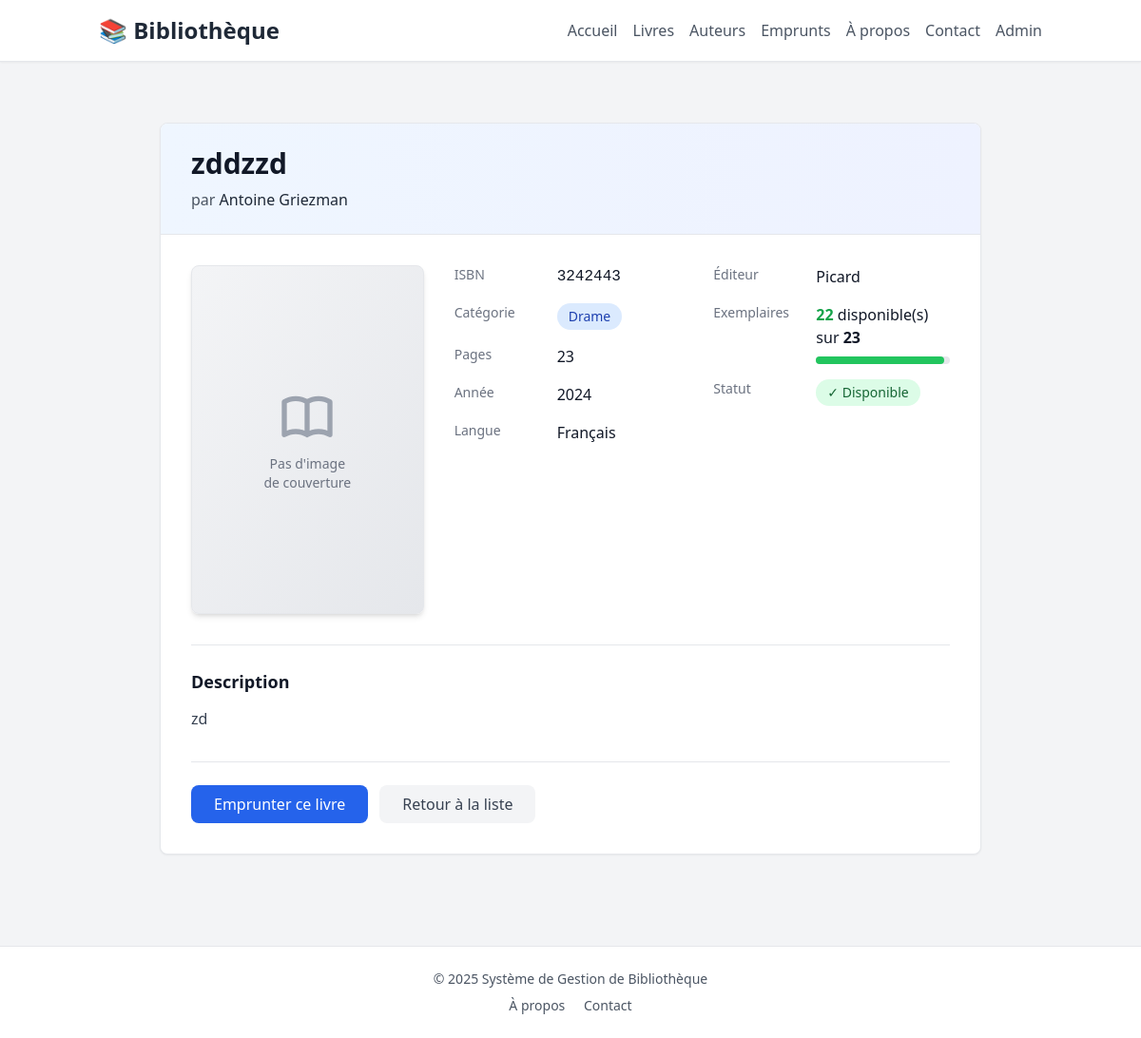
Page /book/3/ on the earlier database version.
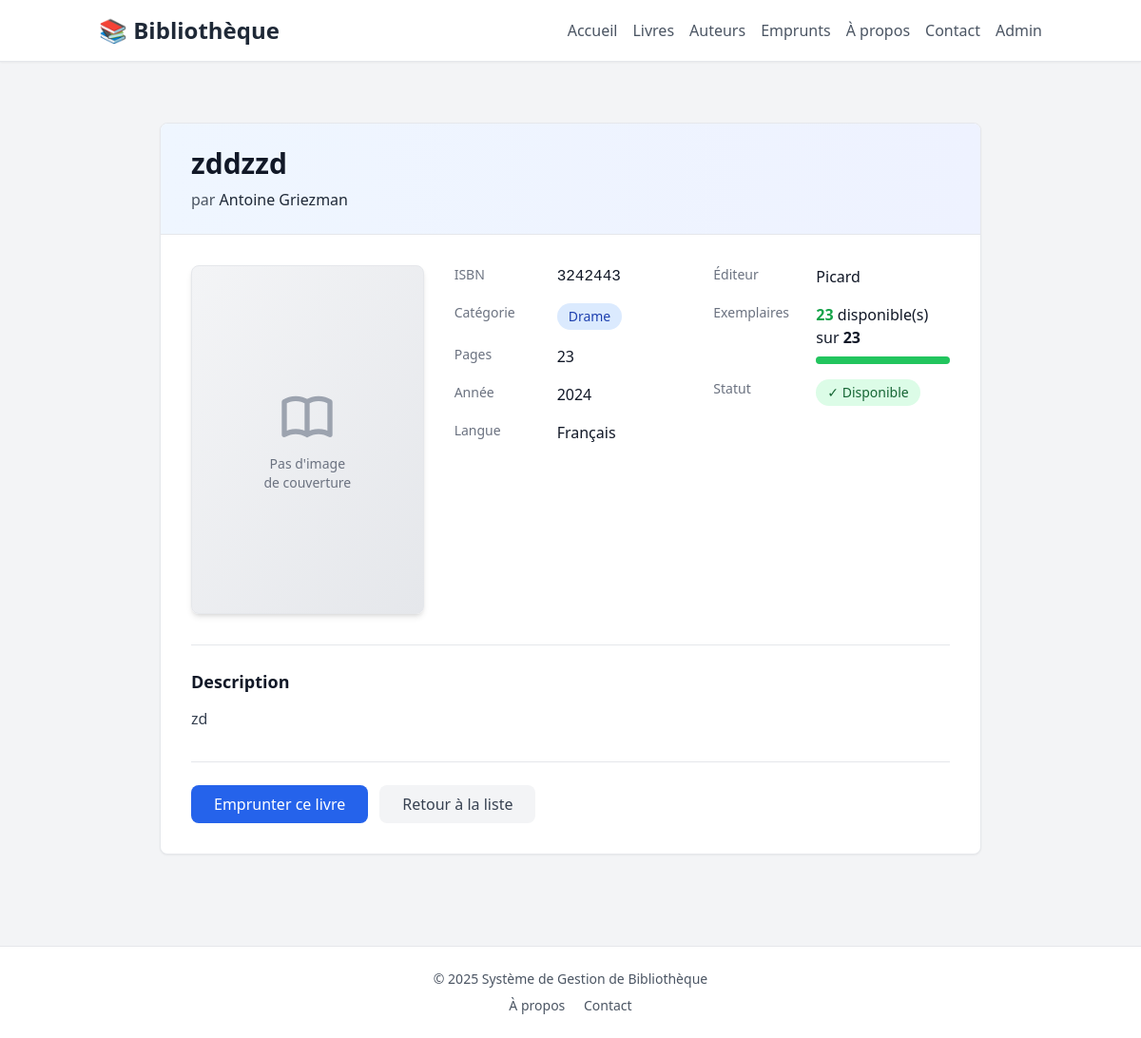
Same page on the later database version.
### book/models/book.py (models this page shows, shortened)
class Book(models.Model):
    title = models.CharField(max_length=200, verbose_name="Titre")
    isbn = models.CharField(
        max_length=13,
        unique=True,
        verbose_name="ISBN-13",
        help_text="Code ISBN au format ISBN-13 (13 caractères)",
    )
    publication_year = models.IntegerField(
        verbose_name="Année de publication",
        validators=[MinValueValidator(1450), MaxValueValidator(2100)],
    )
    author = models.ForeignKey(
        "author.Author",
        on_delete=models.CASCADE,
        related_name="books",
        verbose_name="Auteur",
    )
    category = models.ForeignKey(
        "Category",
        on_delete=models.SET_NULL,
        null=True,
        blank=True,
        related_name="books",
        verbose_name="Catégorie",
    )
    total_copies = models.PositiveIntegerField(
        verbose_name="Nombre total d'exemplaires"
    )
    available_copies = models.PositiveIntegerField(
        verbose_name="Exemplaires disponibles"
    )
    description = models.TextField(blank=True, verbose_name="Description")
    language = models.CharField(
        max_length=50, default="Français", verbose_name="Langue"
    )
    pages = models.PositiveIntegerField(
        null=True, blank=True, verbose_name="Nombre de pages"
    )
    publisher = models.CharField(
        max_length=200, blank=True, verbose_name="Maison d'édition"
    )
    cover_image = models.ImageField(
        upload_to="book_covers/",
        null=True,
        blank=True,
        verbose_name="Image de couverture",
    )
    added_date = models.DateTimeField(
        auto_now_add=True, verbose_name="Date d'ajout au catalogue"
    )
    class Meta:
        verbose_name = "Livre"
        verbose_name_plural = "Livres"
        ordering = ["title"]

### author/models.py (models this page shows, shortened)
class Author(models.Model):
    first_name = models.CharField(max_length=100, verbose_name="Prénom")
    last_name = models.CharField(max_length=100, verbose_name="Nom de famille")
    birth_date = models.DateField(verbose_name="Date de naissance")
    death_date = models.DateField(null=True, blank=True, verbose_name="Date de décès")
    nationality = models.CharField(max_length=100, verbose_name="Nationalité")
    biography = models.TextField(blank=True, verbose_name="Biographie")
    website = models.URLField(blank=True, verbose_name="Site web ou URL de référence")
    photo = models.ImageField(
        upload_to="author_photos/",
        null=True,
        blank=True,
        verbose_name="Photo de l'auteur",
    )
    class Meta:
        verbose_name = "Auteur"
        verbose_name_plural = "Auteurs"
        ordering = ["last_name", "first_name"]
        unique_together = ["first_name", "last_name"]
    @property
    def name(self):
        return f"{self.first_name} {self.last_name}"

### book/models/category.py (models this page shows, shortened)
class Category(models.Model):
    name = models.CharField(
        max_length=200, unique=True, verbose_name="Nom de la catégorie"
    )
    description = models.TextField(blank=True, verbose_name="Description")
    image = models.ImageField(
        upload_to="category_images/",
        null=True,
        blank=True,
        verbose_name="Image représentative",
    )
    class Meta:
        verbose_name = "Catégorie"
        verbose_name_plural = "Catégories"
        ordering = ["name"]

### book/views.py (the view)
# urls.py: path('<int:pk>/', views.author_detail, name='detail'),
def detail(request, pk):
    book = get_object_or_404(Book, pk=pk)
    return render(request, "details.html", {"book": book})

### book/templates/details.html (shortened to what the changed rows need)
{% extends 'base.html' %}
{% block content %}
<div class="container mx-auto px-4 py-8 max-w-4xl">
    <div class="bg-white rounded-lg shadow-sm border border-gray-200 overflow-hidden">
        <div class="bg-gradient-to-r from-blue-50 to-indigo-50 px-8 py-6 border-b border-gray-200">
            <h1 class="text-3xl font-bold text-gray-900 mb-2">{{ book.title }}</h1>
            <p class="text-gray-600">par <span class="font-medium text-gray-800">{{ book.author.name }}</span></p>
        </div>
        <div class="p-8">
            <div class="grid grid-cols-1 md:grid-cols-3 gap-8">
                <div class="md:col-span-2">
                    <div class="grid grid-cols-1 md:grid-cols-2 gap-6">
                        <div class="space-y-4">
                            <div class="flex items-start gap-3">
                                <div class="w-24 text-sm font-medium text-gray-500">ISBN</div>
                                <div class="flex-1 text-gray-900 font-mono">{{ book.isbn }}</div>
                            </div>
                            <div class="flex items-start gap-3">
                                <div class="flex-1">
                                    <span class="inline-flex items-center px-3 py-1 rounded-full text-sm font-medium bg-blue-100 text-blue-800">
                                        {{ book.category.name }}
                                    </span>
                                </div>
                            </div>
                            <div class="flex items-start gap-3">
                                <div class="w-24 text-sm font-medium text-gray-500">Pages</div>
                                <div class="flex-1 text-gray-900">{{ book.pages|default:"Non renseigné" }}</div>
                            </div>
                            <div class="flex items-start gap-3">
                                <div class="w-24 text-sm font-medium text-gray-500">Année</div>
                                <div class="flex-1 text-gray-900">{{ book.publication_year }}</div>
                            </div>
                            <div class="flex items-start gap-3">
                                <div class="w-24 text-sm font-medium text-gray-500">Langue</div>
                                <div class="flex-1 text-gray-900">{{ book.language }}</div>
                            </div>
                        </div>
                        <div class="space-y-4">
                            <div class="flex items-start gap-3">
                                <div class="w-24 text-sm font-medium text-gray-500">Éditeur</div>
                                <div class="flex-1 text-gray-900">{{ book.publisher|default:"Non renseigné" }}</div>
                            </div>
                            <div class="flex items-start gap-3">
                                <div class="flex-1">
                                    <div class="text-gray-900">
                                        <span class="font-semibold text-green-600">{{ book.available_copies }}</span>
                                        disponible(s) sur
                                        <span class="font-semibold">{{ book.total_copies }}</span>
                                    </div>
                                    <div class="mt-2 w-full bg-gray-200 rounded-full h-2">
                                        <div class="bg-green-500 h-2 rounded-full" style="width: {% widthratio book.available_copies book.total_copies 100 %}%"></div>
                                    </div>
                                </div>
                            </div>
                        </div>
                    </div>
                </div>
            </div>
            {% if book.description %}
            <div class="mt-8 pt-6 border-t border-gray-200">
                <h2 class="text-lg font-semibold text-gray-900 mb-3">Description</h2>
                <p class="text-gray-700 leading-relaxed">{{ book.description }}</p>
            </div>
            {% endif %}
        </div>
    </div>
</div>
{% endblock %}

Differences in the rows shown:
changed Book "zddzzd": available_copies "22" → "23"
